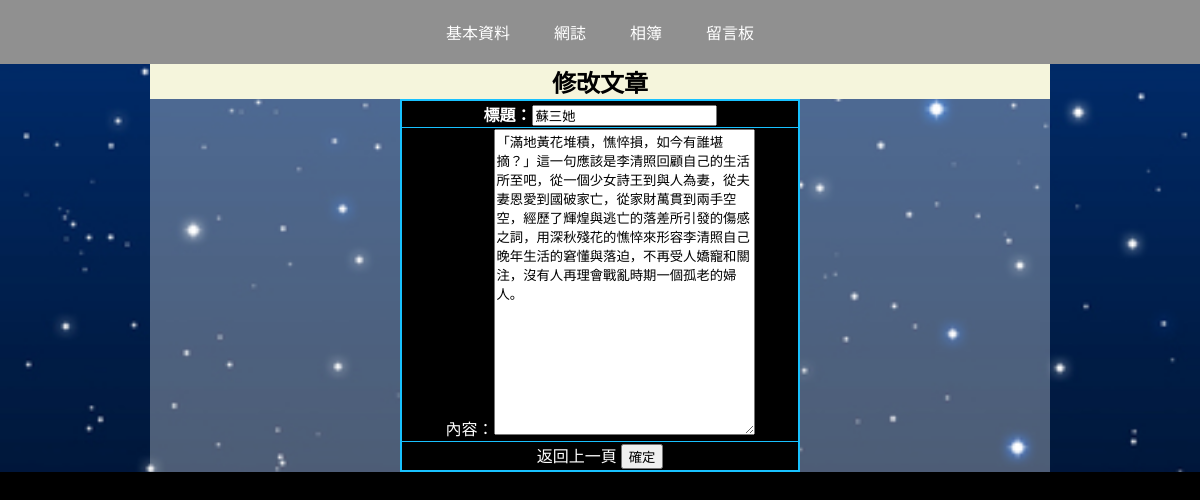
Page /edit_post/3 on the earlier database version.
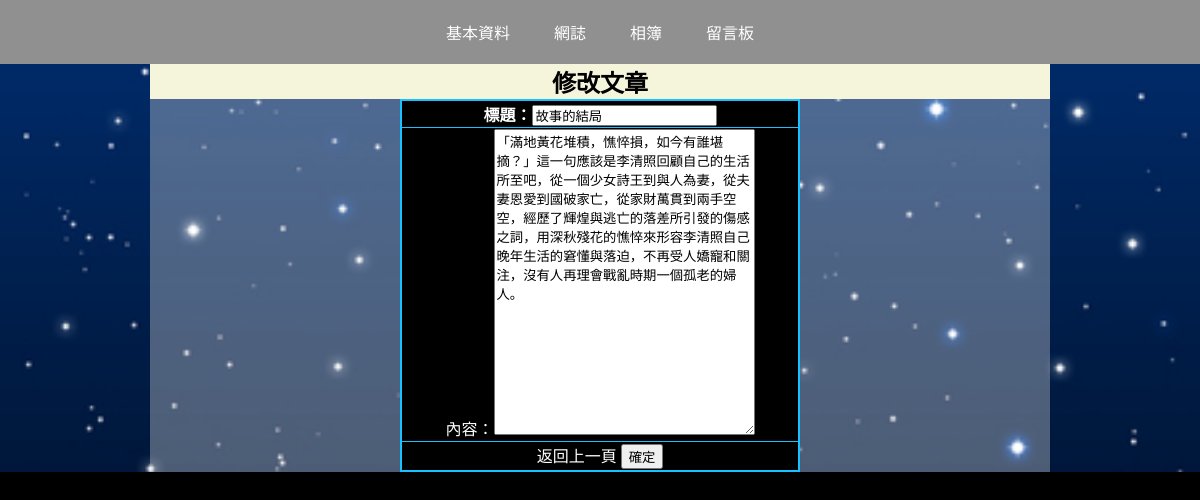
Same page on the later database version.
### crudpractice/models.py (models this page shows, shortened)
class Article(models.Model):
    username = models.CharField(max_length=20, null=False)
    title = models.CharField(max_length=40, null=False)
    content = models.TextField(max_length=2000, null=False)
    datestart = models.DateTimeField()
    datelast = models.DateTimeField(default=now())

### crudpractice/views.py (the view)
# urls.py: path('edit_post/<int:articleid>', views.edit_post),
def edit_post(request, articleid=None):
    article_obj = Article.objects.get(id=articleid)
    title = article_obj.title
    content = article_obj.content
    id = article_obj.id
    return render(request, 'edit_post.html', {'title':title, 'content':content, 'id':id})

### templates/edit_post.html (shortened to what this page needs)
<!DOCTYPE html>
<html lang="en">
<head>
    <link rel="stylesheet" href="/static/style.css">
</head>
<body>
    <div class="connection">
        <a href="/user_profile">基本資料</a>
        <a href="/blog">網誌</a>
        <a href="/album">相簿</a>
        <a href="/board">留言板</a>
    </div>
    <div class="bgc">
        <div class="bgc2">
            <div>
                <h2>修改文章</h2>
            </div>
            <form action="/edit_success/{{id}}" method="post" onsubmit="return showSuccessMessage();">
                <table border="1">
                    <tr style="text-align: center;">
                        <th>標題：<input type="text" name="title" value="{{title}}"></th>
                        <tr>
                            <td style="text-align: center;">
                                內容：<textarea name="content" cols="30" rows="20">{{content}}</textarea>
                            </td>
                        </tr>
                    </tr>
                    <tr>
                        <td style="text-align: center;">
                            <a href="#" class="back-btn" onclick="history.go(-1)">返回上一頁</a>
                            <button type="submit">確定</button>
                        </td>
                    </tr>
                </table>
            </form>
        </div>
    </div>
</body>
</html>

Differences in the rows shown:
changed Article: title "蘇三她" → "故事的結局"
